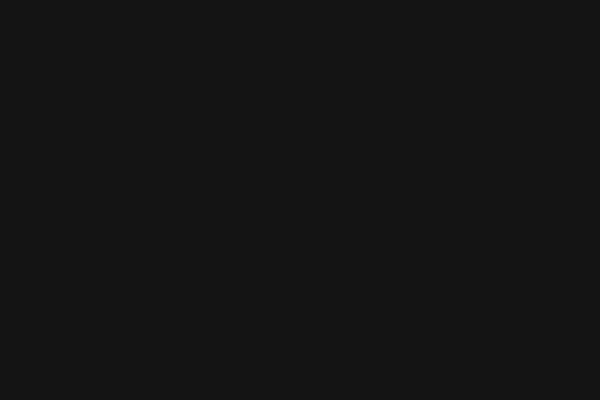
Frame 1 (no input)
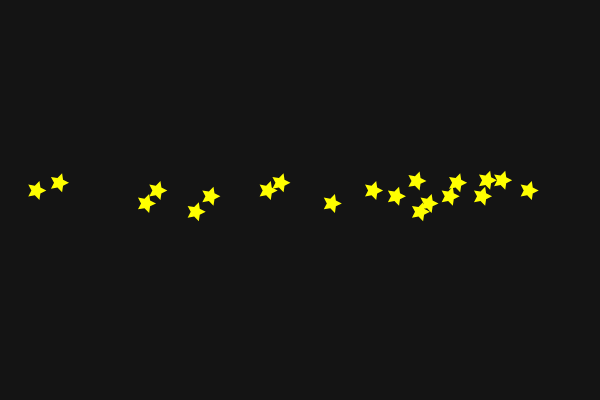
Frame 60 (no input)
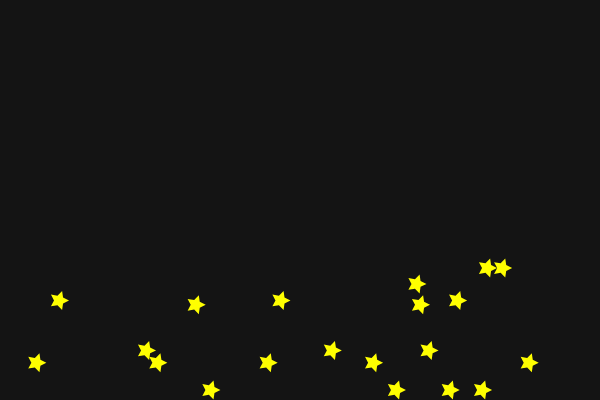
Frame 120 (the mouse pressed at the canvas centre since frame 60)

The p5.js sketch that drew these frames (run headless with seeded random() and noise() and a simulated clock; from frame 60 on, the mouse is pressed at the canvas centre):

// p5.js sketch
// ── sketch.js
let stars = [];

function setup() {
  createCanvas(600, 400);
  for (let i = 0; i < 20; i++) {
    stars.push({ x: random(width), y: random(-200, -20), vy: 0 });
  }
}

function draw() {
  background(20);
  fill(255, 255, 0);
  noStroke();
  for (let s of stars) {
    star(s.x, s.y, 5, 10, 5);
    s.vy += 0.5;
    s.y += s.vy;
    if (s.y > height - 10) {
      s.vy *= -0.8;
      s.y = height - 10;
    }
  }
}

function star(x, y, r1, r2, n) {
  let angle = TWO_PI / n;
  beginShape();
  for (let a = 0; a < TWO_PI; a += angle) {
    let sx = x + cos(a) * r2;
    let sy = y + sin(a) * r2;
    vertex(sx, sy);
    sx = x + cos(a + angle / 2) * r1;
    sy = y + sin(a + angle / 2) * r1;
    vertex(sx, sy);
  }
  endShape(CLOSE);
}
